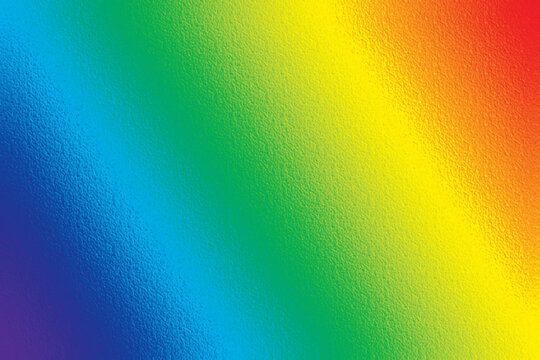
#> input picture 21-)Python ile Görüntü İşleme- Eşik Ayarlama Thresholding (Otsu Thresholding)/image 1.jpg, 540 x 360 px
$ python '24-)Otsu thresholding.py'
#> lines starting #> are read from the running program, lines starting #| are printed output that depends on the picture; after the words box and inside, x2 and y2 are one past the last pixel; in counts of white or black regions, pixels touching at a corner belong together
import cv2

#otsu bir değer seçme zorunluluğunu ortadan kaldırır değeri kendisi belirler

picture=cv2.imread("image 1.jpg",0)
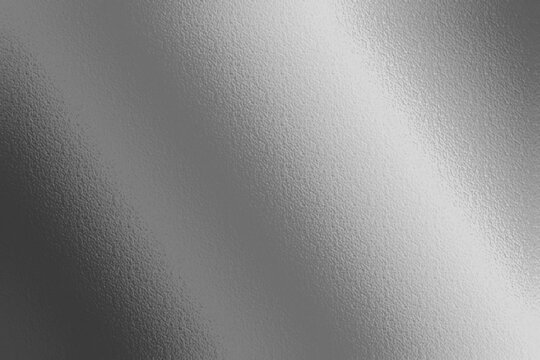
#> picture: shape (360, 540); min 47, max 228, mean 138.4

#simple thresholding
ret1,thresh1=cv2.threshold(picture,127,255,cv2.THRESH_BINARY)
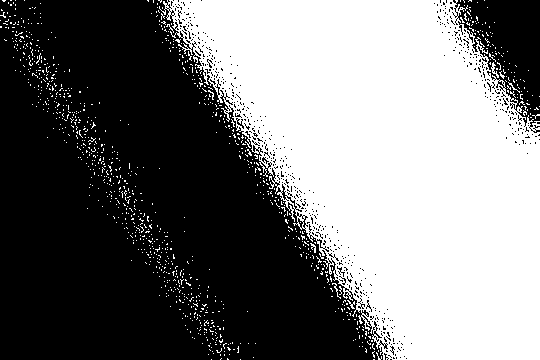
#> thresh1: shape (360, 540); 46.5% white; 1074 white regions (1068 under 20 px), largest, box (x1, y1, x2, y2) and area: (159, 0, 540, 360) 87533, (491, 62, 499, 78) 43, (332, 283, 341, 299) 28, (310, 243, 316, 253) 27, (347, 300, 355, 309) 27, (508, 82, 520, 93) 22

#otsu thresholding
ret2,thresh2=cv2.threshold(picture,0,255,cv2.THRESH_BINARY+cv2.THRESH_OTSU)#1. değişkende kaynağımızı
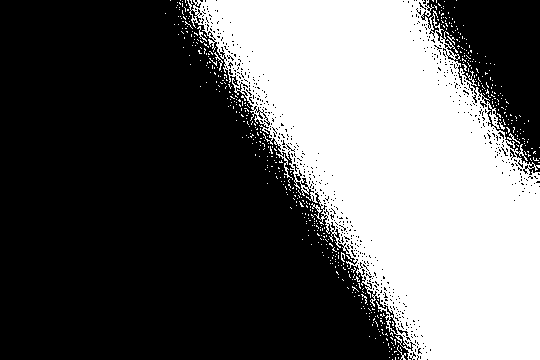
#> thresh2: shape (360, 540); 38.7% white; 538 white regions (530 under 20 px), largest, box (x1, y1, x2, y2) and area: (187, 0, 540, 360) 73645, (197, 26, 207, 42) 37, (214, 52, 223, 71) 37
#> ret2 = 147
#2. ve 3. değişkenlerde sadece kullanılmasını istedğimiz bgr aralığını girdik eşik değerlerini girmdik
#4. parametrede cv2.THRESH_BINARY komutuna cv2.THRESH_OTSU ekleyerek otsu thresholding e çevirdik
#bu sayede eşik değerleri otomatik ayarlanacak

#Not:Simple ve otsu da iki çıktı döndürdüğümüz için iki tane değişken belirliyoruz (ret,thresh1)
#Adaptive thresholdingde ise tek değişken belirliyoruz

cv2.imshow("original picture",picture)
cv2.imshow("simple thresholding picture",thresh1)
cv2.imshow("otsu thresholding picture",thresh2)

#Not2:Bu threshold yöntemleri arassında en iyi diyebileceğimiz bir yöntem yok her bir threshold yöntemi kullanım alanına
#göre diğerinden daha iyi olabilir bu yüzden thresholding yöntemlerinin işlevlerini iyi bilmek lazım


cv2.waitKey(0)
cv2.destroyAllWindows()

$ run again, with 21-)Python ile Görüntü İşleme- Eşik Ayarlama Thresholding (Otsu Thresholding)/image 2.jpg copied over 21-)Python ile Görüntü İşleme- Eşik Ayarlama Thresholding (Otsu Thresholding)/image 1.jpg
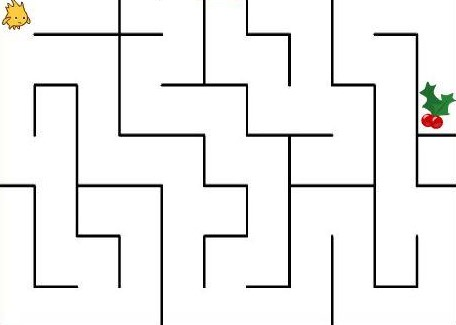
#> input picture 21-)Python ile Görüntü İşleme- Eşik Ayarlama Thresholding (Otsu Thresholding)/image 2.jpg, 456 x 325 px
#> `ret1,thresh1=cv2.threshold(picture,127,255,cv2.THRESH_BINARY)`:
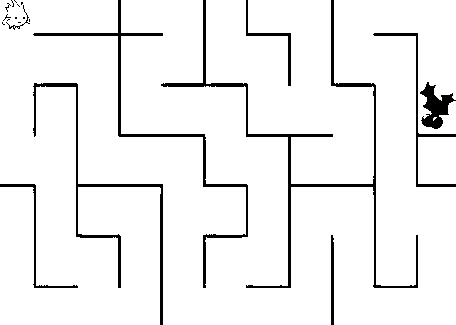
#> thresh1: shape (325, 456); 94.2% white; 21 black regions (12 under 20 px), largest, box (x1, y1, x2, y2) and area: (161, 0, 418, 288) 2761, (33, 0, 248, 288) 1693, (33, 83, 163, 325) 1517
#> `ret2,thresh2=cv2.threshold(picture,0,255,cv2.THRESH_BINARY+cv2.THRESH_..`:
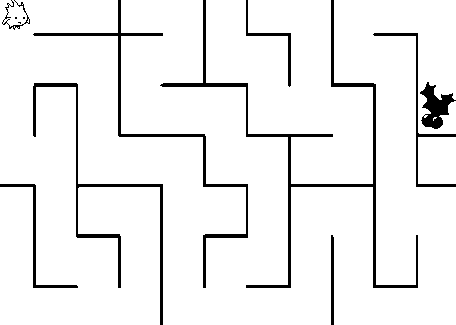
#> thresh2: shape (325, 456); 93.8% white; 12 black regions (3 under 20 px), largest, box (x1, y1, x2, y2) and area: (160, 0, 418, 288) 3031, (33, 0, 248, 288) 1740, (33, 83, 163, 325) 1616
#> ret2 = 145

$ run again, with 21-)Python ile Görüntü İşleme- Eşik Ayarlama Thresholding (Otsu Thresholding)/image 4.png saved as 21-)Python ile Görüntü İşleme- Eşik Ayarlama Thresholding (Otsu Thresholding)/image 1.jpg
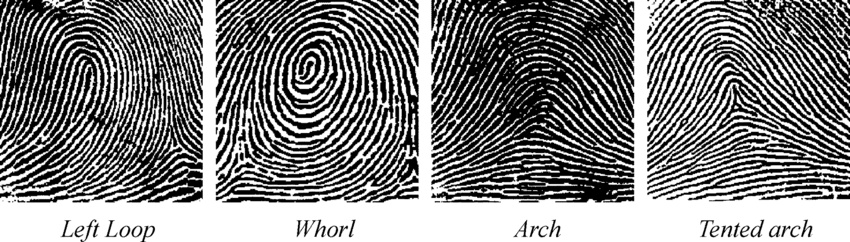
#> input picture 21-)Python ile Görüntü İşleme- Eşik Ayarlama Thresholding (Otsu Thresholding)/image 4.png, 850 x 242 px
#> picture is the input picture: shape (242, 850); min 0, max 255, mean 130.8
#> `ret1,thresh1=cv2.threshold(picture,127,255,cv2.THRESH_BINARY)`:
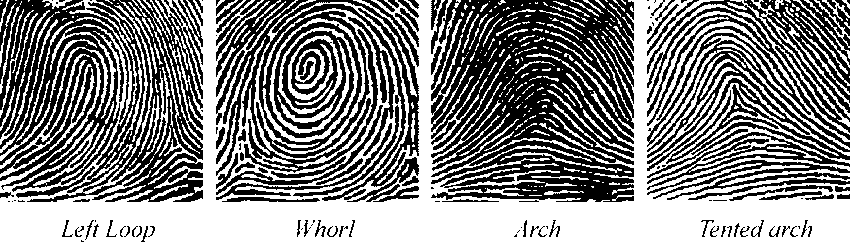
#> thresh1: shape (242, 850); 51.2% white; 140 black regions (45 under 20 px), largest, box (x1, y1, x2, y2) and area: (431, 0, 634, 202) 28979, (0, 0, 203, 202) 24381, (216, 0, 419, 201) 15960
#> `ret2,thresh2=cv2.threshold(picture,0,255,cv2.THRESH_BINARY+cv2.THRESH_..`:
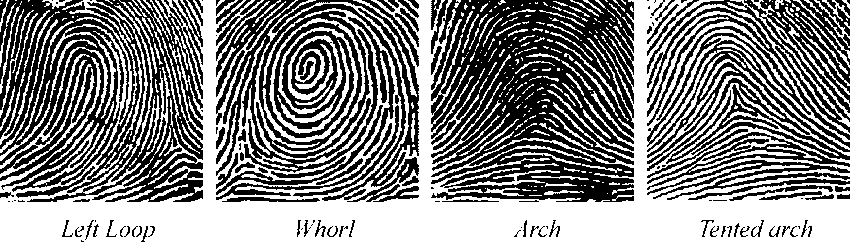
#> thresh2: shape (242, 850); 51.1% white; 139 black regions (44 under 20 px), largest, box (x1, y1, x2, y2) and area: (431, 0, 634, 202) 29034, (0, 0, 203, 202) 24448, (216, 0, 419, 201) 16003
#> ret2 = 128
